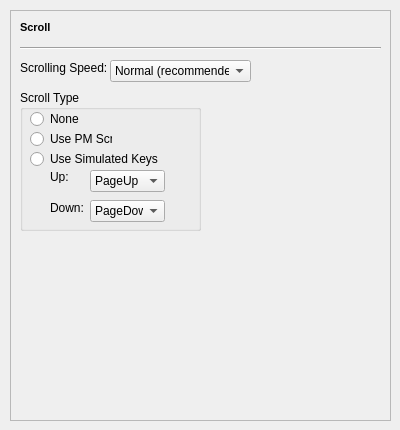
   <widget class="QWidget" name="tab_3">
    <attribute name="title">
     <string>Scroll</string>
    </attribute>
    <widget class="QFrame" name="frame_3">
     <property name="geometry">
      <rect>
       <x>10</x>
       <y>10</y>
       <width>381</width>
       <height>411</height>
      </rect>
     </property>
     <property name="frameShape">
      <enum>QFrame::StyledPanel</enum>
     </property>
     <property name="frameShadow">
      <enum>QFrame::Sunken</enum>
     </property>
     <widget class="QLabel" name="label_23">
      <property name="geometry">
       <rect>
        <x>10</x>
        <y>10</y>
        <width>61</width>
        <height>16</height>
       </rect>
      </property>
      <property name="text">
       <string>&lt;!DOCTYPE HTML PUBLIC &quot;-//W3C//DTD HTML 4.0//EN&quot; &quot;http://www.w3.org/TR/REC-html40/strict.dtd&quot;&gt;
&lt;html&gt;&lt;head&gt;&lt;meta name=&quot;qrichtext&quot; content=&quot;1&quot; /&gt;&lt;style type=&quot;text/css&quot;&gt;
p, li { white-space: pre-wrap; }
&lt;/style&gt;&lt;/head&gt;&lt;body style=&quot; font-family:'MS Shell Dlg 2'; font-size:8.25pt; font-weight:400; font-style:normal;&quot;&gt;
&lt;p style=&quot; margin-top:0px; margin-bottom:0px; margin-left:0px; margin-right:0px; -qt-block-indent:0; text-indent:0px;&quot;&gt;&lt;span style=&quot; font-size:8pt; font-weight:600;&quot;&gt;Scroll&lt;/span&gt;&lt;/p&gt;&lt;/body&gt;&lt;/html&gt;</string>
      </property>
     </widget>
     <widget class="Line" name="line_2">
      <property name="geometry">
       <rect>
        <x>10</x>
        <y>30</y>
        <width>361</width>
        <height>16</height>
       </rect>
      </property>
      <property name="orientation">
       <enum>Qt::Horizontal</enum>
      </property>
     </widget>
     <widget class="QGroupBox" name="groupBox_3">
      <property name="geometry">
       <rect>
        <x>10</x>
        <y>80</y>
        <width>181</width>
        <height>141</height>
       </rect>
      </property>
      <property name="title">
       <string>Scroll Type</string>
      </property>
      <widget class="QRadioButton" name="radioButton_3">
       <property name="geometry">
        <rect>
         <x>10</x>
         <y>20</y>
         <width>82</width>
         <height>18</height>
        </rect>
       </property>
       <property name="text">
        <string>None</string>
       </property>
      </widget>
      <widget class="QRadioButton" name="radioButton_4">
       <property name="geometry">
        <rect>
         <x>10</x>
         <y>40</y>
         <width>82</width>
         <height>18</height>
        </rect>
       </property>
       <property name="text">
        <string>Use PM Scroll</string>
       </property>
      </widget>
      <widget class="QRadioButton" name="radioButton_5">
       <property name="geometry">
        <rect>
         <x>10</x>
         <y>60</y>
         <width>131</width>
         <height>18</height>
        </rect>
       </property>
       <property name="text">
        <string>Use Simulated Keys</string>
       </property>
      </widget>
      <widget class="QLabel" name="label_27">
       <property name="geometry">
        <rect>
         <x>30</x>
         <y>80</y>
         <width>46</width>
         <height>13</height>
        </rect>
       </property>
       <property name="text">
        <string>Up:</string>
       </property>
      </widget>
      <widget class="QLabel" name="label_28">
       <property name="geometry">
        <rect>
         <x>30</x>
         <y>110</y>
         <width>46</width>
         <height>16</height>
        </rect>
       </property>
       <property name="text">
        <string>Down:</string>
       </property>
      </widget>
      <widget class="QComboBox" name="comboBox_10">
       <property name="geometry">
        <rect>
         <x>70</x>
         <y>80</y>
         <width>75</width>
         <height>22</height>
        </rect>
       </property>
       <item>
        <property name="text">
         <string>PageUp</string>
        </property>
       </item>
      </widget>
      <widget class="QComboBox" name="comboBox_11">
       <property name="geometry">
        <rect>
         <x>70</x>
         <y>110</y>
         <width>75</width>
         <height>22</height>
        </rect>
       </property>
       <item>
        <property name="text">
         <string>PageDown</string>
        </property>
       </item>
      </widget>
     </widget>
     <widget class="QLabel" name="label_38">
      <property name="geometry">
       <rect>
        <x>10</x>
        <y>50</y>
        <width>121</width>
        <height>16</height>
       </rect>
      </property>
      <property name="text">
       <string>Scrolling Speed:</string>
      </property>
     </widget>
     <widget class="QComboBox" name="comboBox_12">
      <property name="geometry">
       <rect>
        <x>100</x>
        <y>50</y>
        <width>141</width>
        <height>22</height>
       </rect>
      </property>
      <item>
       <property name="text">
        <string>Normal (recommended)</string>
       </property>
      </item>
     </widget>
    </widget>
   </widget>
